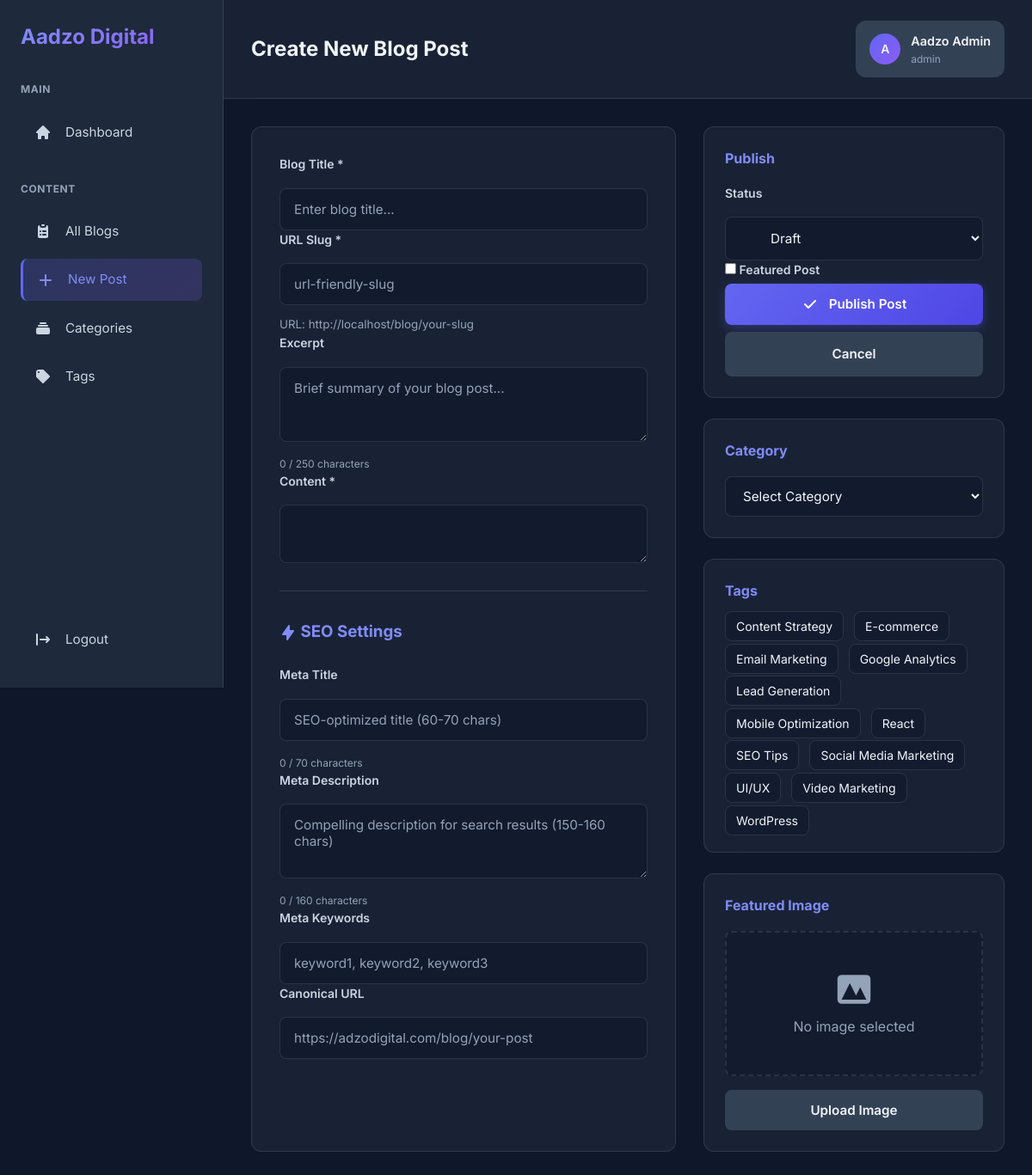
/admin/blog-editor.php (signed in), run on the app's committed database.
### tables this page shows
CREATE TABLE `tags` (
  `id` int(11) NOT NULL AUTO_INCREMENT,
  `name` varchar(50) NOT NULL,
  `slug` varchar(50) NOT NULL UNIQUE,
  `created_at` timestamp DEFAULT CURRENT_TIMESTAMP,
  PRIMARY KEY (`id`),
  UNIQUE KEY `unique_slug` (`slug`),
  INDEX `idx_slug` (`slug`)
);

### config/database.php (called while the page is built, shortened)
<?php
$conn = new mysqli(DB_HOST, DB_USER, DB_PASS, DB_NAME);
$conn->set_charset("utf8mb4");
function execute_query($query, $params = [], $types = '')
{
    global $conn;
    $stmt = $conn->prepare($query);
    $result = $stmt->execute();
    return $stmt;
}
function fetch_all($query, $params = [], $types = '')
{
    $stmt = execute_query($query, $params, $types);
    $result = $stmt->get_result();
    $data = $result->fetch_all(MYSQLI_ASSOC);
    return $data;
}
?>

### admin/blog-editor.php (the view, shortened to what this page needs)
<?php
require_once __DIR__ . '/../config/database.php';
$blog_id = $_GET['id'] ?? null;
$blog = null;
$tags = fetch_all("SELECT * FROM tags ORDER BY name ASC");
include __DIR__ . '/includes/header.php';
?>
<form id="blogForm" method="POST" enctype="multipart/form-data">
    <div class="editor-container">
        <div class="editor-main">
            <div class="form-group">
                <label for="title">Blog Title *</label>
                <input type="text" id="title" name="title" required
                       placeholder="Enter blog title..."
                       value="<?php echo htmlspecialchars($blog['title'] ?? ''); ?>"
                       style="padding-left: 1rem;">
            </div>
            <div class="form-group">
                <label for="slug">URL Slug *</label>
                <input type="text" id="slug" name="slug" required
                       placeholder="url-friendly-slug"
                       value="<?php echo htmlspecialchars($blog['slug'] ?? ''); ?>"
                       style="padding-left: 1rem;">
                <small style="color: var(--text-muted);">URL: <?php echo SITE_URL; ?>/blog/<span id="slugPreview"><?php echo $blog['slug'] ?? 'your-slug'; ?></span></small>
            </div>
            <div class="form-group">
                <label for="excerpt">Excerpt</label>
                <textarea id="excerpt" name="excerpt" rows="3"
                          placeholder="Brief summary of your blog post..."
                          style="padding-left: 1rem;"><?php echo htmlspecialchars($blog['excerpt'] ?? ''); ?></textarea>
                <div class="char-count" id="excerptCount">0 / 250 characters</div>
            </div>
            <div class="form-group">
                <label for="content">Content *</label>
                <textarea id="content" name="content"><?php echo htmlspecialchars($blog['content'] ?? ''); ?></textarea>
            </div>
            <div style="margin-top: var(--spacing-xl); padding-top: var(--spacing-xl); border-top: 1px solid var(--glass-border);">
                <h3 style="margin-bottom: var(--spacing-lg); color: var(--primary-light);">
                    <svg style="width: 20px; height: 20px; display: inline; vertical-align: middle;" fill="currentColor" viewBox="0 0 20 20">
                        <path fill-rule="evenodd" d="M11.3 1.046A1 1 0 0112 2v5h4a1 1 0 01.82 1.573l-7 10A1 1 0 018 18v-5H4a1 1 0 01-.82-1.573l7-10a1 1 0 011.12-.38z" clip-rule="evenodd"/>
                    </svg>
                    SEO Settings
                </h3>
                <div class="form-group">
                    <label for="meta_title">Meta Title</label>
                    <input type="text" id="meta_title" name="meta_title"
                           placeholder="SEO-optimized title (60-70 chars)"
                           value="<?php echo htmlspecialchars($blog['meta_title'] ?? ''); ?>"
                           style="padding-left: 1rem;">
                    <div class="char-count" id="metaTitleCount">0 / 70 characters</div>
                </div>
                <div class="form-group">
                    <label for="meta_description">Meta Description</label>
                    <textarea id="meta_description" name="meta_description" rows="3"
                              placeholder="Compelling description for search results (150-160 chars)"
                              style="padding-left: 1rem;"><?php echo htmlspecialchars($blog['meta_description'] ?? ''); ?></textarea>
                    <div class="char-count" id="metaDescCount">0 / 160 characters</div>
                </div>
                <div class="form-group">
                    <label for="meta_keywords">Meta Keywords</label>
                    <input type="text" id="meta_keywords" name="meta_keywords"
                           placeholder="keyword1, keyword2, keyword3"
                           value="<?php echo htmlspecialchars($blog['meta_keywords'] ?? ''); ?>"
                           style="padding-left: 1rem;">
                </div>
                <div class="form-group">
                    <label for="canonical_url">Canonical URL</label>
                    <input type="url" id="canonical_url" name="canonical_url"
                           placeholder="https://adzodigital.com/blog/your-post"
                           value="<?php echo htmlspecialchars($blog['canonical_url'] ?? ''); ?>"
                           style="padding-left: 1rem;">
                </div>
            </div>
        </div>
        <div class="editor-sidebar">
            <div class="sidebar-panel">
                <h3>Publish</h3>
                <div class="form-group">
                    <label for="status">Status</label>
                    <select id="status" name="status">
                        <option value="draft" <?php echo (!$blog || $blog['status'] === 'draft') ? 'selected' : ''; ?>>Draft</option>
                    </select>
                </div>
                <div class="form-group">
                    <label>
                        <input type="checkbox" name="is_featured" value="1" <?php echo ($blog && $blog['is_featured']) ? 'checked' : ''; ?>>
                        Featured Post
                    </label>
                </div>
                <button type="submit" class="btn btn-primary btn-block">
                    <svg width="20" height="20" fill="currentColor" viewBox="0 0 20 20">
                        <path fill-rule="evenodd" d="M16.707 5.293a1 1 0 010 1.414l-8 8a1 1 0 01-1.414 0l-4-4a1 1 0 011.414-1.414L8 12.586l7.293-7.293a1 1 0 011.414 0z" clip-rule="evenodd"/>
                    </svg>
                    <?php echo $blog_id ? 'Update Post' : 'Publish Post'; ?>
                </button>
                <a href="blogs.php" class="btn btn-secondary btn-block" style="margin-top: 0.5rem;">Cancel</a>
            </div>
            <div class="sidebar-panel">
                <h3>Category</h3>
                <select id="category_id" name="category_id" style="padding: 0.75rem; padding-left: 1rem;">
                    <option value="">Select Category</option>
                </select>
            </div>
            <div class="sidebar-panel">
                <h3>Tags</h3>
                <div class="tag-select">
                    <?php foreach ($tags as $tag): ?>
                        <div>
                            <label class="tag-label" for="tag_<?php echo $tag['id']; ?>">
                                <?php echo htmlspecialchars($tag['name']); ?>
                            </label>
                        </div>
                    <?php endforeach; ?>
                </div>
            </div>
            <div class="sidebar-panel">
                <h3>Featured Image</h3>
                <div class="image-preview" id="imagePreview">
                    <?php if (!empty($blog['featured_image'])): ?>
                        <img src="<?php echo SITE_URL . '/' . $blog['featured_image']; ?>" alt="Preview">
                        <button type="button" class="remove-image" onclick="removeImage()">
                            <svg width="20" height="20" fill="currentColor" viewBox="0 0 20 20">
                                <path fill-rule="evenodd" d="M9 2a1 1 0 00-.894.553L7.382 4H4a1 1 0 000 2v10a2 2 0 002 2h8a2 2 0 002-2V6a1 1 0 100-2h-3.382l-.724-1.447A1 1 0 0011 2H9zM7 8a1 1 0 012 0v6a1 1 0 11-2 0V8zm5-1a1 1 0 00-1 1v6a1 1 0 102 0V8a1 1 0 00-1-1z" clip-rule="evenodd"/>
                            </svg>
                        </button>
                    <?php else: ?>
                        <div class="image-preview-placeholder">
                            <svg width="48" height="48" fill="currentColor" viewBox="0 0 20 20">
                                <path fill-rule="evenodd" d="M4 3a2 2 0 00-2 2v10a2 2 0 002 2h12a2 2 0 002-2V5a2 2 0 00-2-2H4zm12 12H4l4-8 3 6 2-4 3 6z" clip-rule="evenodd"/>
                            </svg>
                            <p>No image selected</p>
                        </div>
                    <?php endif; ?>
                </div>
                <button type="button" class="btn btn-secondary btn-block" onclick="document.getElementById('imageUpload').click();">
                    Upload Image
                </button>
            </div>
        </div>
    </div>
</form>
<?php include __DIR__ . '/includes/footer.php'; ?>

### admin/assets/css/admin-style.css (style rules this page uses)
:root { --primary: #6366f1; --primary-dark: #4f46e5; --primary-light: #818cf8; --secondary: #8b5cf6; --accent: #ec4899; --success: #10b981; --warning: #f59e0b; --error: #ef4444; --info: #3b82f6; --bg-primary: #0f172a; --bg-secondary: #1e293b; --bg-tertiary: #334155; --text-primary: #f1f5f9; --text-secondary: #cbd5e1; --text-muted: #94a3b8; --glass-bg: rgba(30, 41, 59, 0.7); --glass-border: rgba(255, 255, 255, 0.1); --spacing-xs: 0.5rem; --spacing-sm: 0.75rem; --spacing-md: 1rem; --spacing-lg: 1.5rem; --spacing-xl: 2rem; --spacing-2xl: 3rem; --radius-sm: 0.375rem; --radius-md: 0.5rem; --radius-lg: 0.75rem; --radius-xl: 1rem; --shadow-sm: 0 1px 2px rgba(0, 0, 0, 0.05); --shadow-md: 0 4px 6px -1px rgba(0, 0, 0, 0.1); --shadow-lg: 0 10px 15px -3px rgba(0, 0, 0, 0.3); --shadow-xl: 0 20px 25px -5px rgba(0, 0, 0, 0.4); --shadow-glow: 0 0 20px rgba(99, 102, 241, 0.4); --transition-fast: 150ms ease-in-out; --transition-base: 300ms ease-in-out; --transition-slow: 500ms ease-in-out; }
* { margin: 0; padding: 0; box-sizing: border-box; }
body { font-family: 'Inter', -apple-system, BlinkMacSystemFont, 'Segoe UI', sans-serif; background: var(--bg-primary); color: var(--text-primary); line-height: 1.6; min-height: 100vh; }
.form-group { display: flex; flex-direction: column; gap: var(--spacing-sm); }
.form-group label { font-size: 0.875rem; font-weight: 600; color: var(--text-secondary); margin-bottom: 0.25rem; }
input[type="text"], input[type="email"], input[type="password"], input[type="url"], input[type="number"], textarea, select { width: 100%; padding: 0.875rem 1rem 0.875rem 3rem; background: rgba(15, 23, 42, 0.6); border: 1px solid var(--glass-border); border-radius: var(--radius-md); color: var(--text-primary); font-size: 0.95rem; font-family: inherit; transition: all var(--transition-base); }
input::placeholder, textarea::placeholder { color: var(--text-muted); }
.btn { display: inline-flex; align-items: center; justify-content: center; gap: var(--spacing-sm); padding: 0.875rem 1.5rem; font-size: 0.95rem; font-weight: 600; border-radius: var(--radius-md); border: none; cursor: pointer; transition: all var(--transition-base); text-decoration: none; font-family: inherit; }
.btn-primary { background: linear-gradient(135deg, var(--primary), var(--primary-dark)); color: white; box-shadow: 0 4px 12px rgba(99, 102, 241, 0.3); }
.btn-secondary { background: var(--bg-tertiary); color: var(--text-primary); }
.btn-block { width: 100%; }

### admin/blog-editor.php (style rules this page uses)
.editor-container { display: grid; grid-template-columns: 1fr 350px; gap: var(--spacing-xl); }
.editor-main { background: var(--glass-bg); backdrop-filter: blur(20px); border: 1px solid var(--glass-border); border-radius: var(--radius-lg); padding: var(--spacing-xl); }
.editor-sidebar { display: flex; flex-direction: column; gap: var(--spacing-lg); }
.sidebar-panel { background: var(--glass-bg); backdrop-filter: blur(20px); border: 1px solid var(--glass-border); border-radius: var(--radius-lg); padding: var(--spacing-lg); }
.sidebar-panel h3 { font-size: 1rem; margin-bottom: var(--spacing-md); color: var(--primary-light); }
.image-preview { width: 100%; aspect-ratio: 16/9; background: rgba(15, 23, 42, 0.5); border: 2px dashed var(--glass-border); border-radius: var(--radius-md); display: flex; align-items: center; justify-content: center; margin-bottom: var(--spacing-md); overflow: hidden; position: relative; }
.image-preview-placeholder { text-align: center; color: var(--text-muted); }
.char-count { font-size: 0.75rem; color: var(--text-muted); margin-top: 0.25rem; }
.tag-select { display: flex; flex-wrap: wrap; gap: var(--spacing-sm); margin-top: var(--spacing-sm); }
.tag-label { padding: 0.5rem 0.75rem; background: rgba(15, 23, 42, 0.5); border: 1px solid var(--glass-border); border-radius: var(--radius-md); font-size: 0.875rem; cursor: pointer; transition: all var(--transition-fast); }

### data on the page
tags: name "Content Strategy"
tags: name "E-commerce"
tags: name "Email Marketing"
tags: name "Google Analytics"
tags: name "Lead Generation"
tags: name "Mobile Optimization"
tags: name "React"
tags: name "SEO Tips"
tags: name "Social Media Marketing"
tags: name "UI/UX"
tags: name "Video Marketing"
tags: name "WordPress"

### other printed values
$page_title "Create New Blog Post"
substr($user['name'], 0, 1) "A"
$user['name'] "Aadzo Admin"
$user['role'] "admin"
SITE_URL "http://localhost"
$blog['slug'] "your-slug"
